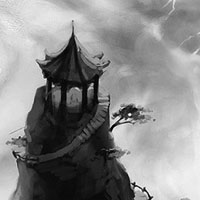
%> input picture ImageInpainting/Reconstruction/large1.jpg, 200 x 200 px
$ octave main.m   (GNU Octave 9; MATLAB toolbox functions it lacks are replaced by stand-ins)
%> lines starting %> are read from the running program, lines starting %| are printed output that depends on the picture
clc;
clear;
close all;

imgin = im2double(imread('./large1.jpg'));
%> imgin: size 200x200 double; min 0, max 1, mean 0.538

if (ndims(imgin) == 3)
    imgin = rgb2gray(imgin);
end

[imh, imw, nb] = size(imgin);
%> imh = 200; imw = 200; nb = 1

assert(nb==1);
% the image is grayscale

% Initialize counter, A (sparse matrix) and b.
rows_i = zeros(1, 5 * imw * imh);
columns_j = zeros(1, 5 * imw * imh);
values_v = zeros(1, 5 * imw * imh);
b = zeros(imw * imh, 1);
lookUp = imgin(:);

% fill the elements in A and b, for each pixel in the image
topLeft = 1;
topRight = imw * imh - imh;
%> topRight = 39800
bottomLeft = imh;
%> bottomLeft = 200
bottomRight = imw * imh;
%> bottomRight = 40000
totalPixel = imw * imh;
%> totalPixel = 40000

for index = 1 : (imw * imh)
    % Four control points (top left, top right, bottom left and bottom right)
    if index == topLeft || index == topRight || index == bottomLeft || index == bottomRight
        rows_i(index) = index;
        rows_i(index + totalPixel) = index;
        rows_i(index + totalPixel * 2) = index;
        rows_i(index + totalPixel * 3) = index;
        rows_i(index + totalPixel * 4) = index;

        columns_j(index) = index;
        columns_j(index + totalPixel) = index;
        columns_j(index + totalPixel * 2) = index;
        columns_j(index + totalPixel * 3) = index;
        columns_j(index + totalPixel * 4) = index;

        % v = S
        values_v(index) = 1;
        values_v(index + totalPixel) = 0;
        values_v(index + totalPixel * 2) = 0;
        values_v(index + totalPixel * 3) = 0;
        values_v(index + totalPixel * 4) = 0;

        b(topLeft) = lookUp(topLeft) + 0;
        b(topRight) = lookUp(topRight) + 0;
        b(bottomLeft) = lookUp(bottomLeft) + 0;
        b(bottomRight) = lookUp(bottomRight) + 1;

    elseif (1 < index && bottomLeft > index) || (topRight < index && bottomRight > index)       % 2 edges on the left and right side of the image
        rows_i(index) = index;
        rows_i(index + totalPixel) = index;
        rows_i(index + totalPixel * 2) = index;
        rows_i(index + totalPixel * 3) = index;
        rows_i(index + totalPixel * 4) = index;

        columns_j(index) = index;
        columns_j(index + totalPixel) = index;
        columns_j(index + totalPixel * 2) = index;
        columns_j(index + totalPixel * 3) = index + 1;
        columns_j(index + totalPixel * 4) = index - 1;

        % 2 * v - v(x, y + 1) - v(x, y - 1) = S_down + S_up
        values_v(index) = 2;
        values_v(index + totalPixel) = 0;
        values_v(index + totalPixel * 2) = 0;
        values_v(index + totalPixel * 3) = -1;
        values_v(index + totalPixel * 4) = -1;

        b(index) = 2 * lookUp(index) - lookUp(index + 1) - lookUp(index - 1);

    elseif (mod(index, imh) == 1) || (mod(index, imh) == 0)     % 2 edges on the top and bottom of the image
        rows_i(index) = index;
        rows_i(index + totalPixel) = index;
        rows_i(index + totalPixel * 2) = index;
        rows_i(index + totalPixel * 3) = index;
        rows_i(index + totalPixel * 4) = index;

        columns_j(index) = index;
        columns_j(index + totalPixel) = index + imh;
        columns_j(index + totalPixel * 2) = index - imh;
        columns_j(index + totalPixel * 3) = index;
        columns_j(index + totalPixel * 4) = index;

        % 2 * v - v(x + 1, y) - v(x - 1, y) = S_right + S_left
        values_v(index) = 2;
        values_v(index + totalPixel) = -1;
        values_v(index + totalPixel * 2) = -1;
        values_v(index + totalPixel * 3) = 0;
        values_v(index + totalPixel * 4) = 0;

        b(index) = 2 * lookUp(index) - lookUp(index + imh) - lookUp(index - imh);
    else        % anything inside the edges
        rows_i(index) = index;
        rows_i(index + totalPixel) = index;
        rows_i(index + totalPixel * 2) = index;
        rows_i(index + totalPixel * 3) = index;
        rows_i(index + totalPixel * 4) = index;

        columns_j(index) = index;
        columns_j(index + totalPixel) = index + imh;
        columns_j(index + totalPixel * 2) = index - imh;
        columns_j(index + totalPixel * 3) = index + 1;
        columns_j(index + totalPixel * 4) = index - 1;

        % 4 * v - v(x, y + 1) - v(x, y + 1) - v(x + 1, y) - v(x - 1, y) = S_left + S_right + S_up + S_down
        values_v(index) = 4;
        values_v(index + totalPixel) = -1;
        values_v(index + totalPixel * 2) = -1;
        values_v(index + totalPixel * 3) = -1;
        values_v(index + totalPixel * 4) = -1;

        b(index) = 4 * lookUp(index) - lookUp(index + imh) - lookUp(index - imh) - lookUp(index + 1) - lookUp(index - 1);
    end
end

A = sparse(rows_i, columns_j, values_v);
%use "lscov" or "\", please google the matlab documents
solution = A \ b;
error = sum(abs(A*solution-b));
%> error = 5.39e-12
disp(error)
%| 5.3921e-12
imgout = reshape(solution,[imh,imw]);
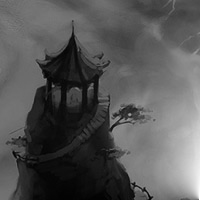
%> imgout: size 200x200 double; min 0.0186, max 1.92, mean 0.664; drawn with min black and max white

imwrite(imgout,'output.png');
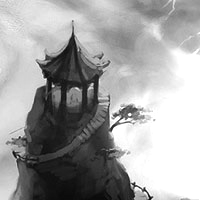
%> saved as output.png: size 200x200 uint8; min 5, max 255, mean 161
figure(), hold off, imshow(imgout);

$ run again, with ImageInpainting/Reconstruction/target.jpg copied over ImageInpainting/Reconstruction/large1.jpg
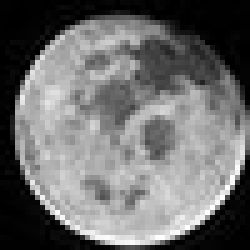
%> input picture ImageInpainting/Reconstruction/target.jpg, 50 x 50 px (shown 5 times larger)
%> lookUp = 2500 values, max 1 at index 1896, min 0 at index 5, mean 0.425
%> after the loop `for index = 1 : (imw * imh)`: b = 2500 values, max 1.42 at index 440, min -1.22 at index 544, mean 0.00618
%> solution = 2500 values, max 1.59 at index 2384, min -4.16e-16 at index 1050, mean 0.555
%> error = 3.01e-13
%| 3.0143e-13
%> `imgout = reshape(solution,[imh,imw]);`:
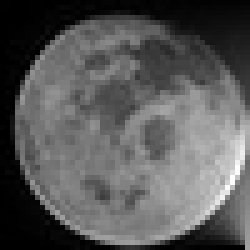
%> imgout: size 50x50 double (shown 5 times larger); min -4.16e-16, max 1.59, mean 0.555; drawn with min black and max white
%> `imwrite(imgout,'output.png');`:
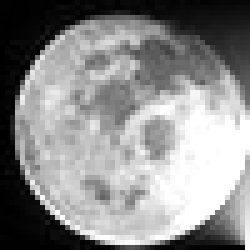
%> saved as output.png: size 50x50 uint8 (shown 5 times larger); min 0, max 255, mean 138.9

$ run again, with ImageInpainting/Reconstruction/target1.jpg copied over ImageInpainting/Reconstruction/large1.jpg
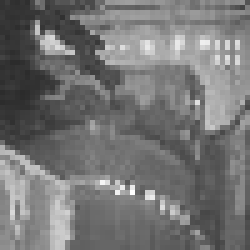
%> input picture ImageInpainting/Reconstruction/target1.jpg, 50 x 50 px (shown 5 times larger)
%> lookUp = 2500 values, max 1 at index 1339, min 0.169 at index 113, mean 0.458
%> after the loop `for index = 1 : (imw * imh)`: b = 2500 values, max 1.53 at index 1971, min -1.01 at index 407, mean 0.000847
%> solution = 2500 values, max 1.3 at index 2500, min 0.173 at index 19, mean 0.588
%> error = 3.1e-13
%| 3.0972e-13
%> `imgout = reshape(solution,[imh,imw]);`:
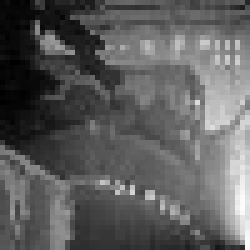
%> imgout: size 50x50 double (shown 5 times larger); min 0.173, max 1.3, mean 0.588; drawn with min black and max white
%> `imwrite(imgout,'output.png');`:
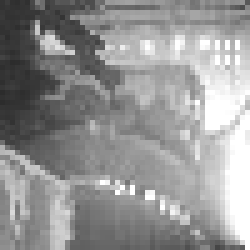
%> saved as output.png: size 50x50 uint8 (shown 5 times larger); min 44, max 255, mean 148.6
